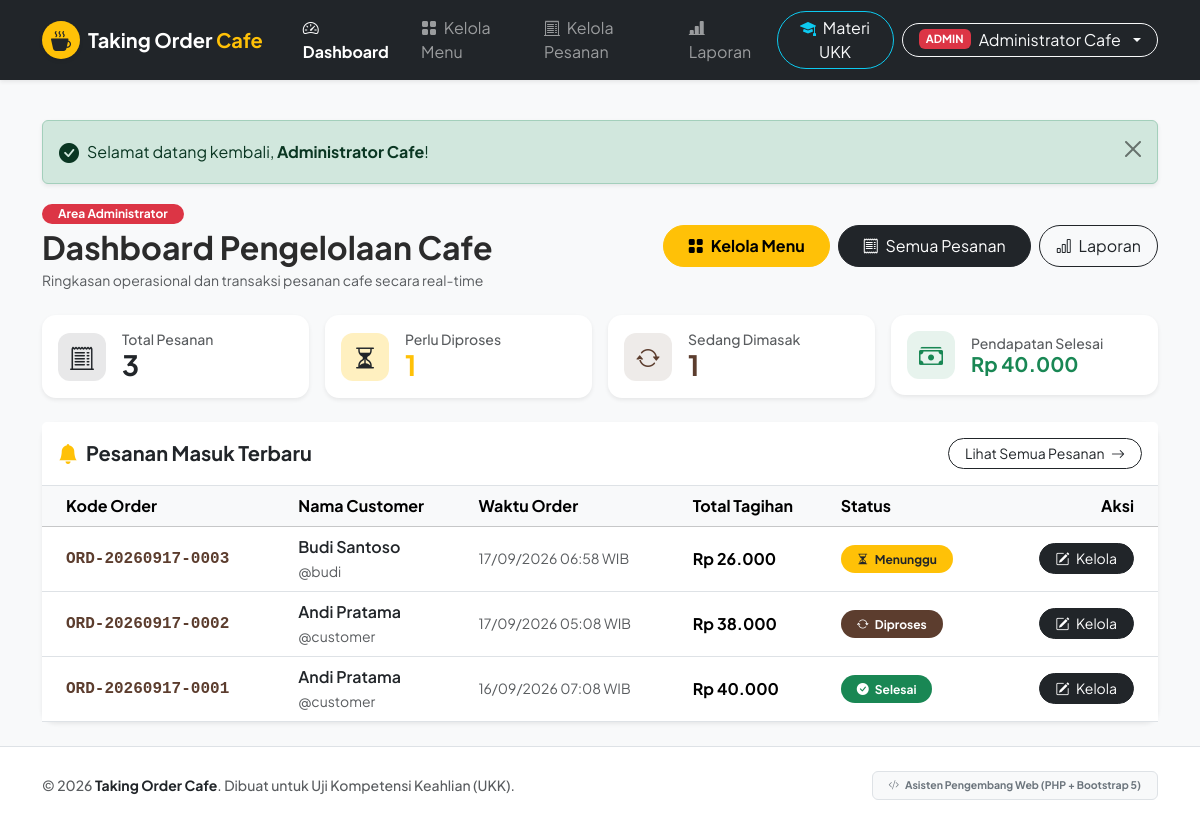
Page /admin/dashboard.php (signed in) on the committed database.
### tables this page shows
CREATE TABLE IF NOT EXISTS `orders` (
    `id` INT AUTO_INCREMENT PRIMARY KEY,
    `order_code` VARCHAR(50) NOT NULL UNIQUE,
    `user_id` INT NOT NULL,
    `total` DECIMAL(12, 2) NOT NULL DEFAULT 0.00,
    `status` ENUM('Menunggu', 'Diproses', 'Selesai', 'Dibatalkan') NOT NULL DEFAULT 'Menunggu',
    `created_at` DATETIME DEFAULT CURRENT_TIMESTAMP,
    CONSTRAINT `fk_orders_user` FOREIGN KEY (`user_id`) REFERENCES `users` (`id`) ON DELETE CASCADE ON UPDATE CASCADE
);

CREATE TABLE IF NOT EXISTS `users` (
    `id` INT AUTO_INCREMENT PRIMARY KEY,
    `name` VARCHAR(100) NOT NULL,
    `username` VARCHAR(50) NOT NULL UNIQUE,
    `password` VARCHAR(255) NOT NULL,
    `role` ENUM('admin', 'customer') NOT NULL DEFAULT 'customer',
    `created_at` DATETIME DEFAULT CURRENT_TIMESTAMP
);

### admin/dashboard.php (the view, shortened to what this page needs)
<?php
require_once __DIR__ . '/../config/database.php';
require_once __DIR__ . '/../includes/functions.php';
try {
    $stmt = $pdo->query("SELECT COUNT(*) FROM orders");
    $totalOrders = (int)$stmt->fetchColumn();
    $stmt = $pdo->query("SELECT COUNT(*) FROM orders WHERE status = 'Menunggu'");
    $pendingOrders = (int)$stmt->fetchColumn();
    $stmt = $pdo->query("SELECT COUNT(*) FROM orders WHERE status = 'Diproses'");
    $processingOrders = (int)$stmt->fetchColumn();
    $stmt = $pdo->query("SELECT SUM(total) FROM orders WHERE status = 'Selesai'");
    $totalIncome = (float)$stmt->fetchColumn();
    $stmtRecent = $pdo->query("SELECT o.*, u.name AS customer_name, u.username AS customer_username
                               FROM orders o
                               JOIN users u ON o.user_id = u.id
                               ORDER BY o.id DESC LIMIT 5");
    $recentOrders = $stmtRecent->fetchAll();
} catch (PDOException $e) {
    $totalOrders = 0;
    $pendingOrders = 0;
    $processingOrders = 0;
    $completedOrders = 0;
    $totalIncome = 0;
    $recentOrders = [];
}
require_once __DIR__ . '/../includes/header.php';
?>
<div class="d-flex flex-column flex-md-row justify-content-between align-items-md-center gap-3 mb-4">
    <div>
        <span class="badge bg-danger px-3 py-1 rounded-pill mb-1">Area Administrator</span>
        <h2 class="fw-bold mb-1">Dashboard Pengelolaan Cafe</h2>
        <p class="text-muted small mb-0">Ringkasan operasional dan transaksi pesanan cafe secara real-time</p>
    </div>
    <div class="d-flex flex-wrap gap-2">
        <a href="<?php echo base_url('admin/menus.php'); ?>" class="btn btn-warning rounded-pill px-4 py-2 fw-bold">
            <i class="bi bi-grid-fill me-1"></i> Kelola Menu
        </a>
        <a href="<?php echo base_url('admin/orders.php'); ?>" class="btn btn-dark rounded-pill px-4 py-2">
            <i class="bi bi-receipt me-1"></i> Semua Pesanan
        </a>
        <a href="<?php echo base_url('admin/reports.php'); ?>" class="btn btn-outline-dark rounded-pill px-3 py-2">
            <i class="bi bi-bar-chart me-1"></i> Laporan
        </a>
    </div>
</div>
<div class="row g-3 mb-4">
    <div class="col-sm-6 col-lg-3">
        <div class="card stat-card shadow-sm border-0 p-3 bg-white">
            <div class="d-flex align-items-center gap-3">
                <div class="stat-icon-box bg-dark bg-opacity-10 text-dark">
                    <i class="bi bi-receipt-cutoff"></i>
                </div>
                <div>
                    <h6 class="text-muted small mb-0">Total Pesanan</h6>
                    <h3 class="fw-bold mb-0"><?php echo $totalOrders; ?></h3>
                </div>
            </div>
        </div>
    </div>
    <div class="col-sm-6 col-lg-3">
        <div class="card stat-card shadow-sm border-0 p-3 bg-white">
            <div class="d-flex align-items-center gap-3">
                <div class="stat-icon-box bg-warning bg-opacity-25 text-dark">
                    <i class="bi bi-hourglass-split"></i>
                </div>
                <div>
                    <h6 class="text-muted small mb-0">Perlu Diproses</h6>
                    <h3 class="fw-bold mb-0 text-warning"><?php echo $pendingOrders; ?></h3>
                </div>
            </div>
        </div>
    </div>
    <div class="col-sm-6 col-lg-3">
        <div class="card stat-card shadow-sm border-0 p-3 bg-white">
            <div class="d-flex align-items-center gap-3">
                <div class="stat-icon-box bg-primary bg-opacity-10 text-primary">
                    <i class="bi bi-arrow-repeat"></i>
                </div>
                <div>
                    <h6 class="text-muted small mb-0">Sedang Dimasak</h6>
                    <h3 class="fw-bold mb-0 text-primary"><?php echo $processingOrders; ?></h3>
                </div>
            </div>
        </div>
    </div>
    <div class="col-sm-6 col-lg-3">
        <div class="card stat-card shadow-sm border-0 p-3 bg-white">
            <div class="d-flex align-items-center gap-3">
                <div class="stat-icon-box bg-success bg-opacity-10 text-success">
                    <i class="bi bi-cash-stack"></i>
                </div>
                <div>
                    <h6 class="text-muted small mb-0">Pendapatan Selesai</h6>
                    <h5 class="fw-bold mb-0 text-success"><?php echo format_rupiah($totalIncome); ?></h5>
                </div>
            </div>
        </div>
    </div>
</div>
<div class="card border-0 shadow-sm">
    <div class="card-header bg-white border-bottom py-3 d-flex justify-content-between align-items-center">
        <h5 class="fw-bold mb-0"><i class="bi bi-bell-fill text-warning me-2"></i>Pesanan Masuk Terbaru</h5>
        <a href="<?php echo base_url('admin/orders.php'); ?>" class="btn btn-sm btn-outline-dark rounded-pill px-3">
            Lihat Semua Pesanan <i class="bi bi-arrow-right ms-1"></i>
        </a>
    </div>
    <div class="card-body p-0">
        <?php if (empty($recentOrders)): ?>
            <div class="text-center py-5">
                <i class="bi bi-inbox fs-1 text-muted"></i>
                <p class="text-muted mt-2 mb-0">Belum ada data pesanan di sistem.</p>
            </div>
        <?php else: ?>
            <div class="table-responsive">
                <table class="table table-hover align-middle mb-0">
                    <thead class="table-light">
                        <tr>
                            <th class="ps-4">Kode Order</th>
                            <th>Nama Customer</th>
                            <th>Waktu Order</th>
                            <th>Total Tagihan</th>
                            <th>Status</th>
                            <th class="text-end pe-4">Aksi</th>
                        </tr>
                    </thead>
                    <tbody>
                        <?php foreach ($recentOrders as $order): ?>
                            <tr>
                                <td class="ps-4 fw-bold font-monospace text-primary">
                                    <?php echo htmlspecialchars($order['order_code']); ?>
                                </td>
                                <td>
                                    <div class="fw-semibold text-dark"><?php echo htmlspecialchars($order['customer_name']); ?></div>
                                    <small class="text-muted">@<?php echo htmlspecialchars($order['customer_username']); ?></small>
                                </td>
                                <td class="text-muted small">
                                    <?php echo date('d/m/Y H:i', strtotime($order['created_at'])); ?> WIB
                                </td>
                                <td class="fw-bold">
                                    <?php echo format_rupiah($order['total']); ?>
                                </td>
                                <td>
                                    <?php echo render_status_badge($order['status']); ?>
                                </td>
                                <td class="text-end pe-4">
                                    <a href="<?php echo base_url('admin/order-detail.php?id=' . $order['id']); ?>" class="btn btn-sm btn-dark rounded-pill px-3">
                                        <i class="bi bi-pencil-square me-1"></i> Kelola
                                    </a>
                                </td>
                            </tr>
                        <?php endforeach; ?>
                    </tbody>
                </table>
            </div>
        <?php endif; ?>
    </div>
</div>
<?php require_once __DIR__ . '/../includes/footer.php'; ?>

### includes/functions.php (shortened to what this page needs)
<?php
function base_url($path = '') {
    static $base = null;
    if ($base === null) {
        $docRoot = isset($_SERVER['DOCUMENT_ROOT']) ? str_replace('\\', '/', realpath($_SERVER['DOCUMENT_ROOT'])) : '';
        $appRoot = str_replace('\\', '/', realpath(__DIR__ . '/..'));
        if (!empty($docRoot) && strpos($appRoot, $docRoot) === 0) {
            $base = substr($appRoot, strlen($docRoot));
        } else {
            $scriptDir = str_replace('\\', '/', dirname($_SERVER['SCRIPT_NAME'] ?? ''));
            $parts = explode('/', trim($scriptDir, '/'));
            $base = isset($parts[0]) && $parts[0] !== '' ? '/' . $parts[0] : '';
        }
        $base = '/' . trim($base, '/');
    }
    return $base . '/' . ltrim($path, '/');
}
function format_rupiah($number) {
    return 'Rp ' . number_format((float)$number, 0, ',', '.');
}
function render_status_badge($status) {
    $badgeClass = 'bg-secondary';
    $icon = 'bi-clock';
    switch ($status) {
        case 'Menunggu':
            $badgeClass = 'bg-warning text-dark';
            $icon = 'bi-hourglass-split';
            break;
        case 'Diproses':
            $badgeClass = 'bg-primary text-white';
            $icon = 'bi-arrow-repeat';
            break;
        case 'Selesai':
            $badgeClass = 'bg-success text-white';
            $icon = 'bi-check-circle-fill';
            break;
    }
    return '<span class="badge ' . $badgeClass . ' px-3 py-2 rounded-pill"><i class="bi ' . $icon . ' me-1"></i> ' . htmlspecialchars($status) . '</span>';
}
function render_flash_message() {
    if (isset($_SESSION['flash_message'])) {
        $flash = $_SESSION['flash_message'];
        $type = htmlspecialchars($flash['type']);
        $msg = strip_tags($flash['message'], '<strong><b><em><code><i><small><span>');
        $icon = 'bi-info-circle';
        if ($type === 'success') {
            $icon = 'bi-check-circle-fill';
        } elseif ($type === 'danger') {
            $icon = 'bi-exclamation-octagon-fill';
        } elseif ($type === 'warning') {
            $icon = 'bi-exclamation-triangle-fill';
        }
        echo '<div class="alert alert-' . $type . ' alert-dismissible fade show my-3 shadow-sm d-flex align-items-center" role="alert">';
        echo '<i class="bi ' . $icon . ' fs-5 me-2"></i>';
        echo '<div>' . $msg . '</div>';
        echo '<button type="button" class="btn-close" data-bs-dismiss="alert" aria-label="Close"></button>';
        echo '</div>';
    }
}

### assets/css/style.css (style rules this page uses)
:root { --bs-primary: #5c3d2e; --bs-primary-rgb: 92, 61, 46; --font-family-base: 'Plus Jakarta Sans', system-ui, -apple-system, sans-serif; }
body { font-family: var(--font-family-base); color: #2b2b2b; background-color: #f8f9fa; -webkit-font-smoothing: antialiased; }
.card { border-radius: 14px; transition: transform 0.2s ease, box-shadow 0.2s ease; }
.stat-card { border-radius: 14px; border: none; transition: all 0.2s; }
.stat-icon-box { width: 48px; height: 48px; border-radius: 12px; display: flex; align-items: center; justify-content: center; font-size: 1.5rem; }

### rows in the picture
orders: order_code "ORD-20260917-0003", user.name "Budi Santoso", user.username "budi", created_at "17/09/2026 06:58", total "Rp 26.000", status "Menunggu"
orders: order_code "ORD-20260917-0002", user.name "Andi Pratama", user.username "customer", created_at "17/09/2026 05:08", total "Rp 38.000", status "Diproses"
orders: order_code "ORD-20260917-0001", user.name "Andi Pratama", user.username "customer", created_at "16/09/2026 07:08", total "Rp 40.000", status "Selesai"

### other values in the picture
$role "ADMIN"
$currentUser['name'] "Administrator Cafe"
strip_tags($flash['message'], '<strong><b><em><code><i><small><span>') "Selamat datang kembali, Administrator Cafe !"
$totalOrders "3"
$pendingOrders "1"
$processingOrders "1"
format_rupiah($totalIncome) "Rp 40.000"
